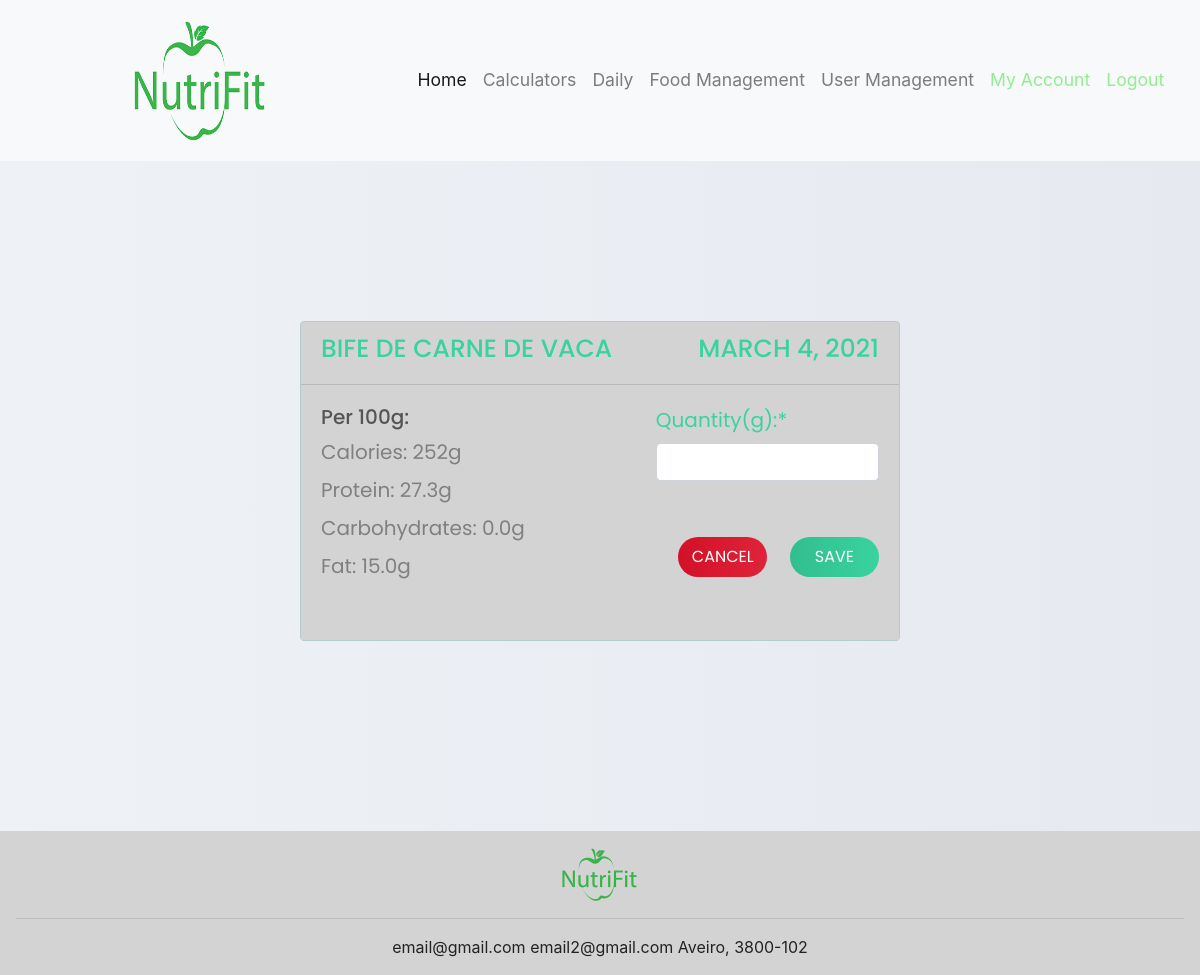
The page /validateFood/7/7/ (signed in) on the database its author committed.
### NutriFit/models.py (models this page shows, shortened)
class Alimento(models.Model):
    nome = models.CharField(max_length=30)
    calorias = models.IntegerField()
    categoria = models.OneToOneField(Categoria, on_delete=models.CASCADE)
    macro_nutrientes = models.OneToOneField(Macronutrientes, on_delete=models.CASCADE)
    micro_nutrientes = models.OneToOneField(Micronutrientes, on_delete=models.CASCADE, blank=True,null=True)

class Macronutrientes(models.Model):
    hidratos_carbono = models.DecimalField(max_digits=4,decimal_places=1,default="")
    proteina = models.DecimalField(max_digits=4,decimal_places=1,default="")
    gordura = models.DecimalField(max_digits=4,decimal_places=1,default="")

### NutriFit/views.py (the view)
# urls.py: path('validateFood/<int:id_meal>/<int:id_food>/', views.validateFood, name='validateFood'),
@login_required(login_url='login')
def validateFood(request, id_meal, id_food):
    meal = Refeicao.objects.get(id=id_meal)
    alimento = Alimento.objects.get(id=id_food)
    data = date.today()
    update=False
    if request.method == 'POST':
        form = ValidateFood(request.POST)
        if form.is_valid():
            quantidade = form.cleaned_data['quantity']
            if len(Composta.objects.filter(refeicao=meal, alimento=alimento))>0:
                c = Composta.objects.get(refeicao = meal, alimento=alimento)
                c.quantidade = quantidade
                c.save()
            else:
                c = Composta.objects.create(refeicao=meal, alimento=alimento, quantidade=quantidade)
                c.save()
            data = meal.data
            messages.success(request,
                             str(quantidade) + " of " + alimento.nome + " added/updated!",
                             extra_tags='alert-success')
        else:
            messages.error(request,
                           'Oops something happened!',
                           extra_tags='alert-error')
        return redirect('/daily/' + str(data.year) + "-" + str(data.month) + "-" + str(data.day))
    else:
        if len(Composta.objects.filter(refeicao=meal, alimento=alimento)) > 0:
            form = ValidateFood(initial={'quantity': Composta.objects.get(refeicao=meal, alimento=alimento).quantidade})
            update=True
        else:
            form = ValidateFood()
        return render(request, 'validateFood.html', {'alimento': alimento, 'meal': meal, 'data': data, 'form': form, 'update': update})

### NutriFit/forms.py
class ValidateFood(forms.Form):
    quantity = forms.IntegerField(label='Quantity(g):')

### NutriFit/templates/validateFood.html (shortened to what this page needs)
{% extends "layout.html" %}
{% load crispy_forms_tags %}
{% block content %}
    <div class="card text-left" style="margin-bottom: 190px">
      <div class="card-header" style="background-color:lightgray">
        <h5 style="float: left; color: #38d39f; font-size: 25px; text-transform: uppercase;">{{ alimento.nome}}</h5>
        <h5 style="float: right; color: #38d39f; font-size: 25px; text-transform: uppercase;">{{ data}}</h5>
      </div>
      <div class="card-body" style="background-color:lightgray">
          <div class="info">
              <h5>Per 100g:</h5>
              <ul>
                <li><label>Calories: {{ alimento.calorias }}g</label></li>
                <li><label>Protein: {{ alimento.macro_nutrientes.proteina }}g</label></li>
                <li><label>Carbohydrates: {{ alimento.macro_nutrientes.hidratos_carbono }}g</label></li>
                <li><label>Fat: {{ alimento.macro_nutrientes.gordura }}g</label></li>
              </ul>
          </div>
          <div class="form">
                <form action="" method="post">
                    {{ form|crispy }}
                    {% if update %}
                    <input type="submit" class="confirm" value="Update">
                    {% else %}
                    <input type="submit" class="confirm" value="Save">
                    {% endif %}
                </form>
                <input type="submit" class="back" onclick="location.href='/daily/{{ meal.data.year }}-{{ meal.data.month }}-{{ meal.data.day }}'" value="Cancel">
          </div>
      </div>
    </div>
{% endblock %}

### static/css/meal_page.css (style rules this page uses)
* { padding: 0; margin: 0; box-sizing: border-box; }
body { font-family: 'Poppins', sans-serif; }
div.form-group label { font-size: 20px; color: #38d39f; float: left; font-family: 'poppins', sans-serif; }

### static/css/validate_page.css (style rules this page uses)
body { background-image: linear-gradient(to left, #e6e9f0 0%, #eef1f5 100%); }
div.card.text-left { background-color: lightgray; width: 50%; height: 320px; margin-left: 25%; margin-right: 25%; margin-top: 160px; font-family: 'Poppins', sans-serif; color: #555555; font-size: 20px; }
div.info { width: 60%; float: left; }
div.form { width: 40%; float: right; }
div.info ul { list-style-type: none; color: gray; }
input.back { display: block; width: 40%; float: left; height: 40px; border-radius: 25px; outline: none; border: none; background-image: linear-gradient(to right, #d31027, #ea384d); background-size: 200%; font-size: 1rem; color: #fff; font-family: 'Poppins', sans-serif; text-transform: uppercase; cursor: pointer; transition: .5s; margin-top: 40px; margin-left: 10%; }
input.confirm { display: block; width: 40%; float: right; height: 40px; border-radius: 25px; outline: none; border: none; background-image: linear-gradient(to right, #32be8f, #38d39f, #32be8f); background-size: 200%; font-size: 1rem; color: #fff; font-family: 'Poppins', sans-serif; text-transform: uppercase; cursor: pointer; transition: .5s; margin-top: 40px; }

### static/css/style2.css (style rules this page uses)
html, body { height: 100%; width: 100%; color: #222; }
.card { border-color: #b3cccc; background: linear-gradient(to left, #c2d6d6, #b3cccc) }

### rows shown on the page
Alimento: nome "BIFE DE CARNE DE VACA", calorias "252", macro_nutrientes.proteina "27.3", macro_nutrientes.hidratos_carbono "0.0", macro_nutrientes.gordura "15.0"
